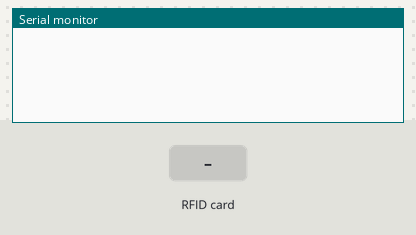
Simulated run of this sketch. Board: Arduino Uno, built with avr-gcc and run on an emulated ATmega328P. Shown: the last lines printed to the serial monitor. The inputs (shaded band) are chosen by the test bench.

Above: at 1.2 s.
1.3 s: RFID card 5E 7A 19 C4 held to the reader
At 1.9 s:
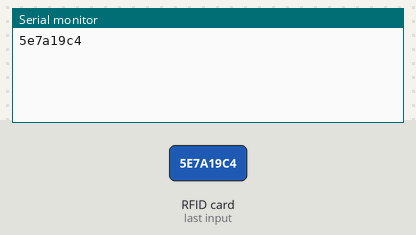
2.8 s: RFID card 5E 7A 19 C4 held to the reader
At 3.2 s:
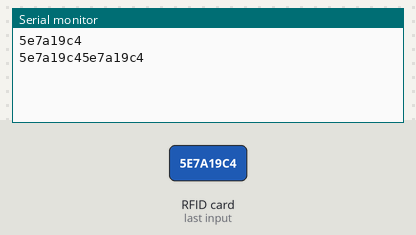
4.3 s: RFID card 5E 7A 19 C4 held to the reader
At 5.8 s:
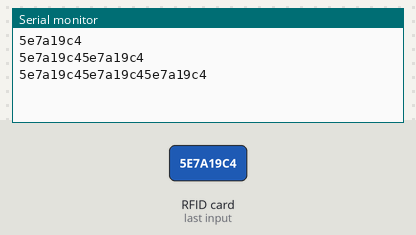

The sketch:

ambilIdkartu.ino
```cpp
#include <SPI.h>
#include <MFRC522.h>

#define RST_PIN 9
#define SS_PIN 10
String idKartu = "";


MFRC522 mfrc522(SS_PIN, RST_PIN);

void setup() {
  Serial.begin(9600);
  SPI.begin();
  mfrc522.PCD_Init();
}

void loop() {
  // buka pintu melalui idCard
  if (mfrc522.PICC_IsNewCardPresent() && mfrc522.PICC_ReadCardSerial()) {  //cek apakah ada kartu yang di scand atau tidak
      for (byte i = 0; i < mfrc522.uid.size; i++) {
        idKartu.concat(String(mfrc522.uid.uidByte[i] < 0x10 ? "0" : ""));
        idKartu.concat(String(mfrc522.uid.uidByte[i], HEX));                //untuk menggabungan byte id dari kartu ke dalam variabel string
      }
      Serial.println(idKartu);
      mfrc522.PICC_HaltA(); //menghentikan komunikasi dengan kartu untuk menjalankan aksi di bawah
      mfrc522.PCD_StopCrypto1(); // Hentikan enkripsi pada kartu RFID
      delay(500);
  }
}
```

Measured:
- after the input at 1.3 s, the serial monitor: prints a new line at once (image 1)
- after the input at 2.8 s, the serial monitor: prints a new line at once (image 2)
- after the input at 4.3 s, the serial monitor: prints a new line at once (image 3)
